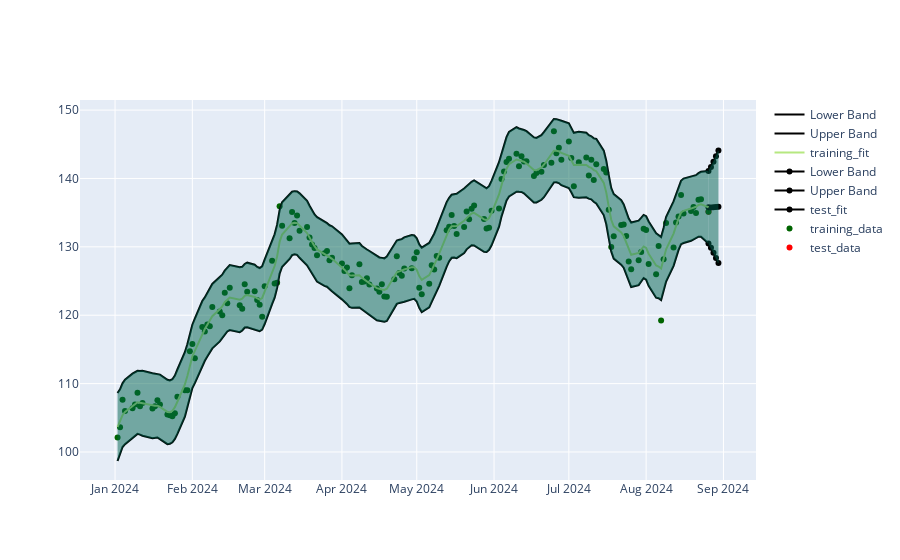

The notebook cell saved with this chart:
### Code cell
btest = BackTestData(df[['timestamp','price']])

btest.create_backtest_data(
    datetime(year=2024, month=1, day=1),
    datetime(year=2024, month=8, day=26), 
    ql.Date(30,8,2024),store_prices=True
)

def regression_fit(x,y): 


    SOME_KERNEL = 1.0 * K.ConstantKernel()\
        + 1.0 * K.WhiteKernel(noise_level=0.5)\
        + 1.0 * K.Matern(nu=0.75)


    return RegressionModel(x,y, kernels=SOME_KERNEL, random_state=2)


btest.fit_model(0, regression_fit)

yfit, ysigma = btest.predict(0) 
test_yfit , lower, upper = btest.create_bands(yfit, ysigma, band_factor= 2.32)
training_f, lower_f, upper_f = btest.training_bands(0, band_factor=2.32)


prediction_markers = go.Scatter(x=btest.prediction_data[0], 
                            y=btest.prediction_data_price[0], 
                            mode='markers',
                            marker=dict(color='red'),
                            name='test_data')

training_markers = go.Scatter(x=btest.data[0][0], 
                              y = btest.data[0][1],
                            mode='markers',
                            marker=dict(color='darkgreen'),
                            name='training_data')

xt = btest.prediction_data[0]
bands = [
go.Scatter(x=xt, y=test_yfit, line=dict(color='black', width=2), name='test_fit'),
go.Scatter(x=xt, y=upper, line=dict(color='black', width=2), name='Upper Band'),
go.Scatter(x=xt, y=lower, line=dict(color='black', width=2), name='Lower Band'),
go.Scatter(x=xt, y=upper, fill=None, mode='lines', line=dict(color='rgba(0,100,80,0.2)'), showlegend=False),
go.Scatter(x=xt, y=lower, fill='tonexty', mode='lines', line=dict(color='rgba(0,100,80,0.2)'), showlegend=False),
]

x = btest.data[0][0]
training_fit_bands = [
go.Scatter(x=x, y=training_f, name='training_fit'),
go.Scatter(x=x, y=upper_f, line=dict(color='black', width=2), name='Upper Band'),
go.Scatter(x=x, y=lower_f, line=dict(color='black', width=2), name='Lower Band'),
go.Scatter(x=x, y=upper_f, fill=None, mode='lines', line=dict(color='rgba(0,100,80,0.2)'), showlegend=False),
go.Scatter(x=x, y=lower_f, fill='tonexty', mode='lines', line=dict(color='rgba(0,100,80,0.2)'), showlegend=False),
] 


fig = go.Figure([prediction_markers, 
                 training_markers, 
                 *bands, 
                 *training_fit_bands
                 ])

fig.show()

### Figure 1 — Plotly figure (JSON) as saved in the notebook; plotly's stock layout.template omitted (floating-point values rounded to 4 significant figures; data arrays with more than 128 entries replaced by an {"elided": "..."} marker saying what was removed)
{"data": [{"marker": {"color": "red"}, "mode": "markers", "name": "test_data", "type": "scatter", "x": ["2024-08-26T00:00:00", "2024-08-27T00:00:00", "2024-08-28T00:00:00", "2024-08-29T00:00:00", "2024-08-30T00:00:00"], "y": [135.1]}, {"marker": {"color": "darkgreen"}, "mode": "markers", "name": "training_data", "type": "scatter", "x": {"elided": "164 str values"}, "y": {"elided": "164 float values"}}, {"line": {"color": "black", "width": 2}, "name": "test_fit", "type": "scatter", "x": ["2024-08-26T00:00:00", "2024-08-27T00:00:00", "2024-08-28T00:00:00", "2024-08-29T00:00:00", "2024-08-30T00:00:00"], "y": [135.8, 135.8, 135.8, 135.8, 135.8]}, {"line": {"color": "black", "width": 2}, "name": "Upper Band", "type": "scatter", "x": ["2024-08-26T00:00:00", "2024-08-27T00:00:00", "2024-08-28T00:00:00", "2024-08-29T00:00:00", "2024-08-30T00:00:00"], "y": [141.1, 141.7, 142.4, 143.2, 144.1]}, {"line": {"color": "black", "width": 2}, "name": "Lower Band", "type": "scatter", "x": ["2024-08-26T00:00:00", "2024-08-27T00:00:00", "2024-08-28T00:00:00", "2024-08-29T00:00:00", "2024-08-30T00:00:00"], "y": [130.5, 129.9, 129.1, 128.4, 127.6]}, {"line": {"color": "rgba(0,100,80,0.2)"}, "mode": "lines", "showlegend": false, "type": "scatter", "x": ["2024-08-26T00:00:00", "2024-08-27T00:00:00", "2024-08-28T00:00:00", "2024-08-29T00:00:00", "2024-08-30T00:00:00"], "y": [141.1, 141.7, 142.4, 143.2, 144.1]}, {"fill": "tonexty", "line": {"color": "rgba(0,100,80,0.2)"}, "mode": "lines", "showlegend": false, "type": "scatter", "x": ["2024-08-26T00:00:00", "2024-08-27T00:00:00", "2024-08-28T00:00:00", "2024-08-29T00:00:00", "2024-08-30T00:00:00"], "y": [130.5, 129.9, 129.1, 128.4, 127.6]}, {"name": "training_fit", "type": "scatter", "x": {"elided": "164 str values"}, "y": {"elided": "164 float values"}}, {"line": {"color": "black", "width": 2}, "name": "Upper Band", "type": "scatter", "x": {"elided": "164 str values"}, "y": {"elided": "164 float values"}}, {"line": {"color": "black", "width": 2}, "name": "Lower Band", "type": "scatter", "x": {"elided": "164 str values"}, "y": {"elided": "164 float values"}}, {"line": {"color": "rgba(0,100,80,0.2)"}, "mode": "lines", "showlegend": false, "type": "scatter", "x": {"elided": "164 str values"}, "y": {"elided": "164 float values"}}, {"fill": "tonexty", "line": {"color": "rgba(0,100,80,0.2)"}, "mode": "lines", "showlegend": false, "type": "scatter", "x": {"elided": "164 str values"}, "y": {"elided": "164 float values"}}], "layout": {"autosize": true, "xaxis": {"autorange": true, "range": ["2023-12-18 07:52:32.9322", "2024-09-13 16:07:27.0678"], "type": "date"}, "yaxis": {"autorange": true, "range": [95.9, 151.5], "type": "linear"}}}
